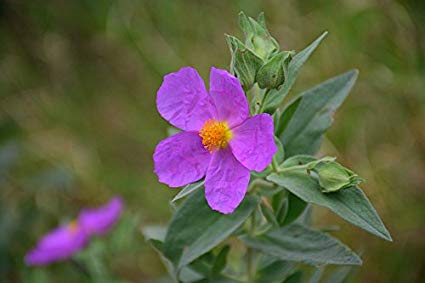
%> input picture assignment-2/1/data/flower.jpg, 425 x 283 px
$ octave generate_mask_flower.m   (GNU Octave 9; MATLAB toolbox functions it lacks are replaced by stand-ins)
%> lines starting %> are read from the running program, lines starting %| are printed output that depends on the picture; in (x1, y1, x2, y2) boxes, pixels count from 0 and x2, y2 are one past the last pixel; in counts of white or black regions, pixels touching at a corner belong together; the program's own positions count from 1
clear all;
close all;
clc;
im = imread('..//data/flower.jpg');
%> im is the input picture: size 283x425x3 uint8; mean R, G, B 95.6, 92.7, 71.1
im1 = im(:,:,3); % manually chosen component based on picture
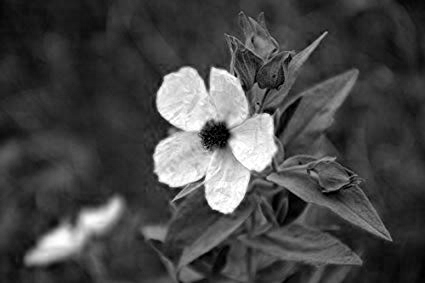
%> im1: size 283x425 uint8; min 0, max 255, mean 71.1
im2 = im1 >170; % manually chosen threshold
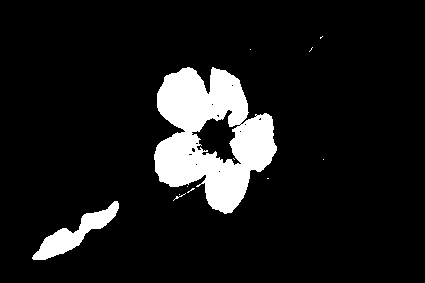
%> im2: size 283x425 logical; 10% white; 12 white regions (10 under 20 px), largest, box (x1, y1, x2, y2) and area: (154, 67, 277, 214) 10466, (32, 201, 119, 260) 1555
im2 = im2uint8(im2);
L = superpixels(im2,500);
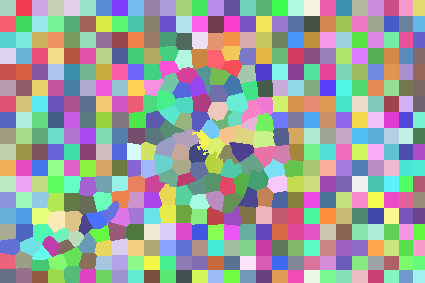
%> L: size 283x425 double; 485 distinct labels, from 1 to 485; one colour per label, 0 black
h1 = impoly(gca,[131,60; 139,212; 297,217; 298,47]); % rough estimate of flower petals
roiPoints = getPosition(h1);
roi = poly2mask(roiPoints(:,1),roiPoints(:,2),size(L,1),size(L,2));
%> (the run ends here)

$ run again, with assignment-2/1/data/bird.jpg copied over assignment-2/1/data/flower.jpg
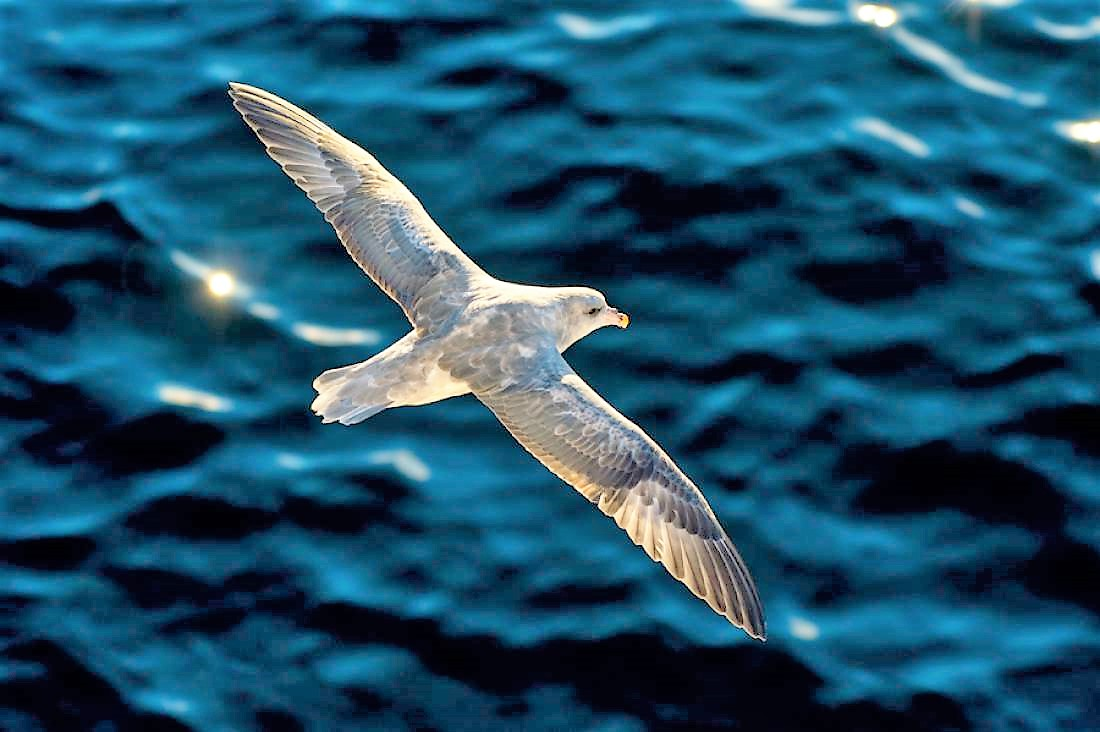
%> input picture assignment-2/1/data/bird.jpg, 1100 x 732 px
%> im is the input picture: size 732x1100x3 uint8; mean R, G, B 28.4, 80.4, 105.5
%> `im2 = im1 >170;`:
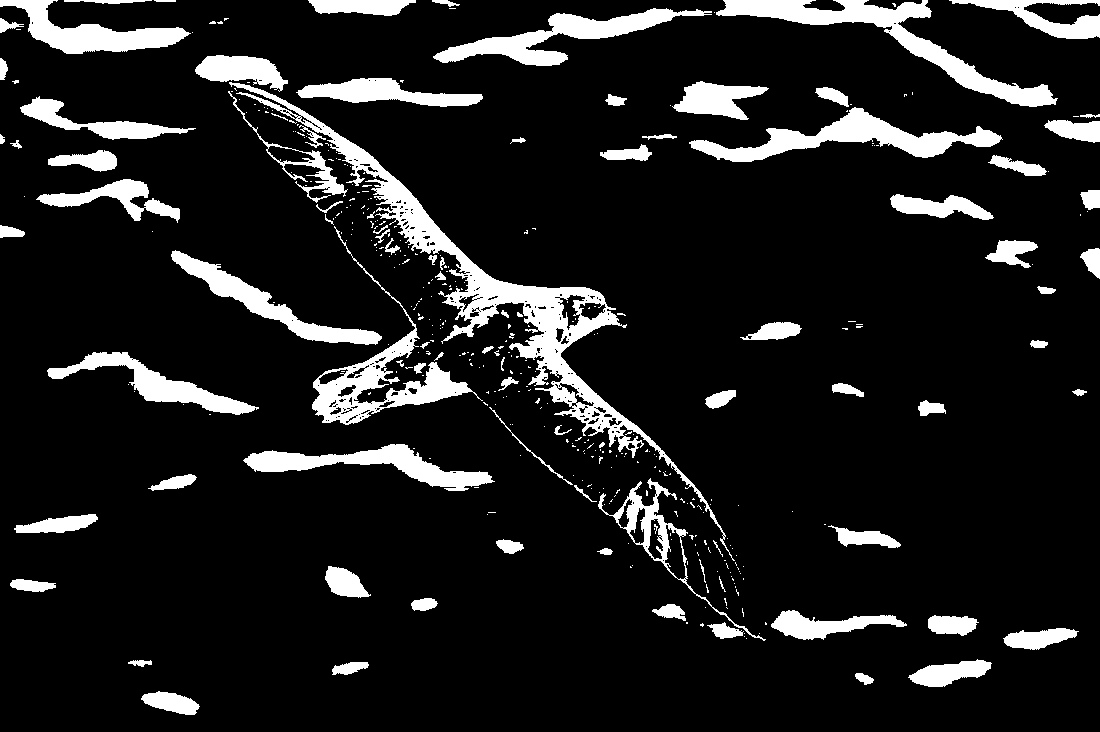
%> im2: size 732x1100 logical; 11.7% white; 398 white regions (307 under 20 px), largest, box (x1, y1, x2, y2) and area: (229, 82, 735, 561) 14983, (716, 0, 1058, 107) 6821, (689, 107, 1003, 162) 5522
%> `L = superpixels(im2,500);`:
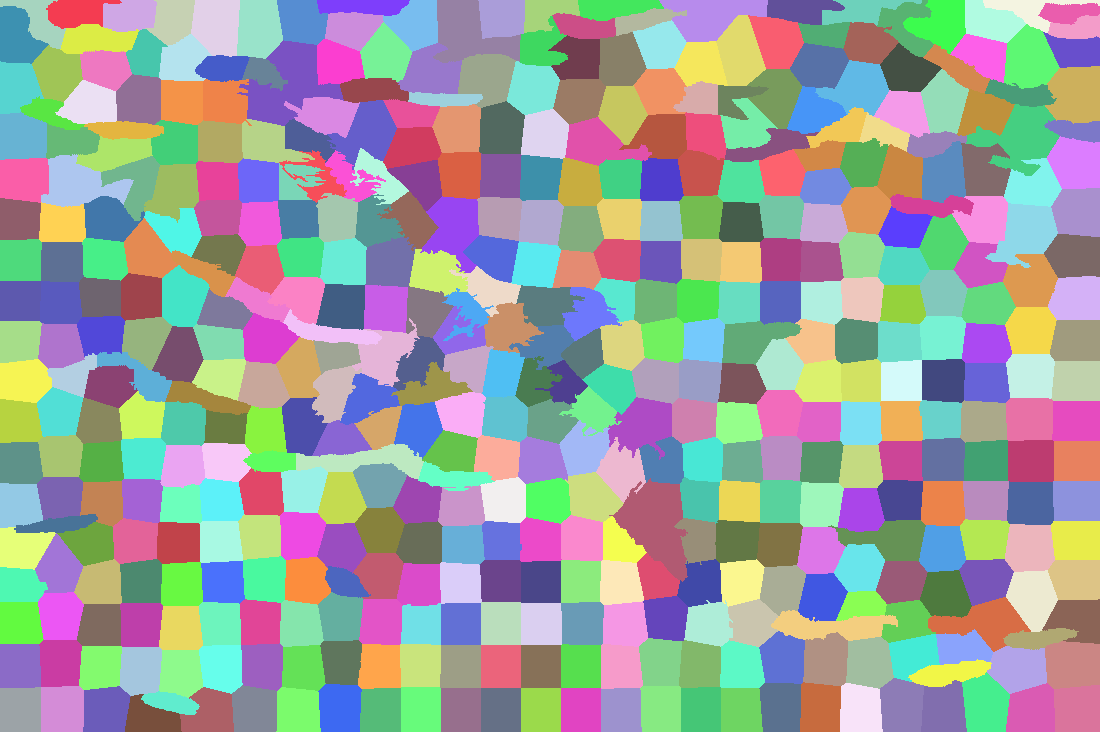
%> L: size 732x1100 double; 467 distinct labels, from 1 to 467; one colour per label, 0 black
